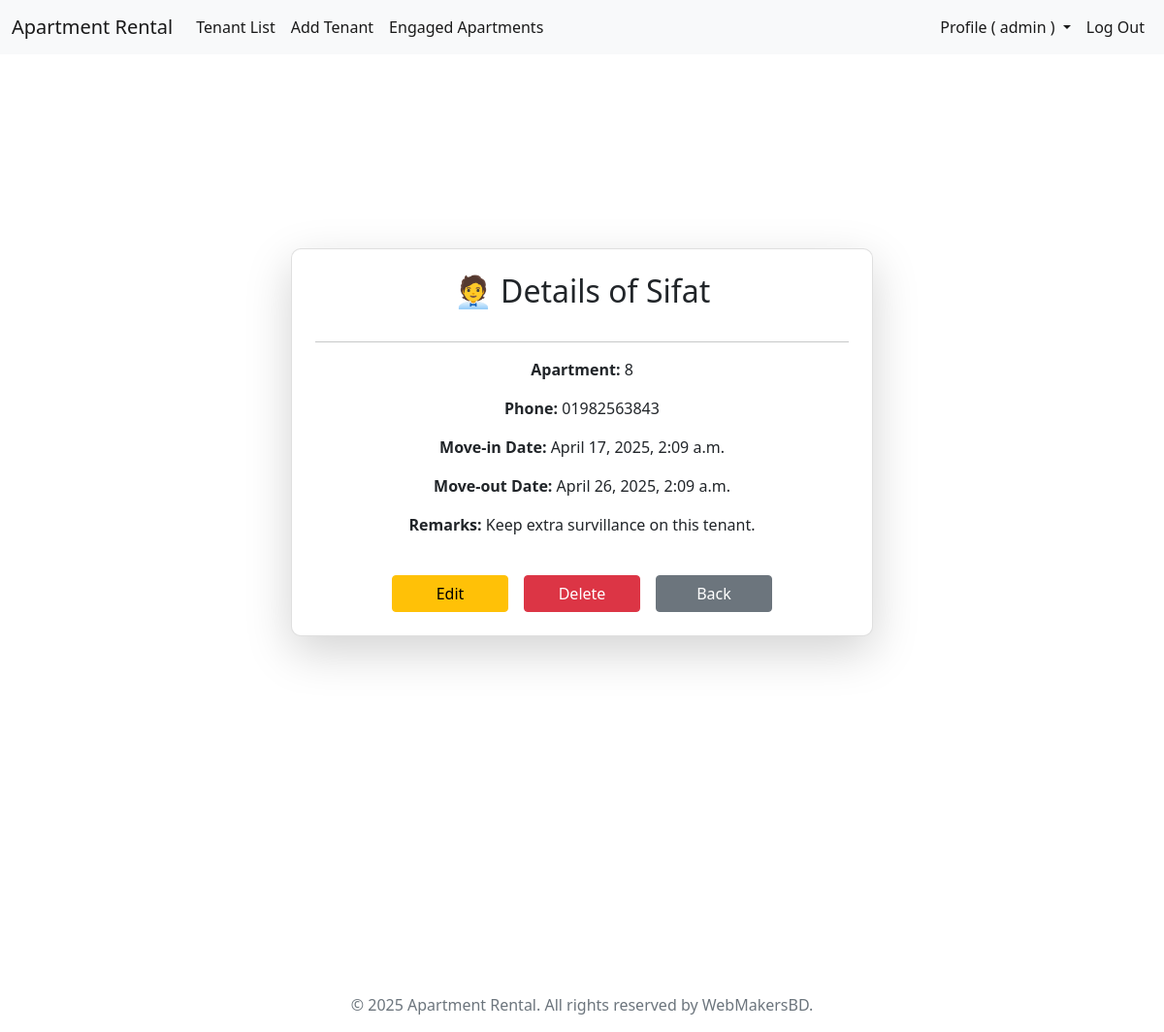
The page /tenant/39/ (signed in) on the database its author committed.
### tenants/models.py (models this page shows, shortened)
class Tenant(models.Model):
    choices = [
        ('will_arrive', 'Will Arrive'),
        ('living', 'Living'),
        ('moved_out', 'Moved Out'),
    ]
    name = models.CharField(max_length=50)
    contact = models.CharField(max_length=15)
    apartment = models.ForeignKey(Apartment, on_delete=models.CASCADE)
    move_in_date = models.DateTimeField()
    move_out_date = models.DateTimeField(null=True, blank=True)
    remarks = models.TextField(blank=True, null=True, help_text="Additional details about the tenant.")
    status = models.CharField(max_length=15, choices=choices,)

class Apartment(models.Model):
    number = models.PositiveIntegerField(unique=True)
    is_booked = models.BooleanField(default=False)

### tenants/views.py (the view)
# urls.py: path('tenant/<int:tenant_id>/', tenant_details, name='tenant_details'),
def tenant_details(request, tenant_id):
    user = request.user
    if user.is_authenticated and user.is_superuser:
        tenant = Tenant.objects.get(id=tenant_id)  # Fetch tenant by ID
        return render(request, 'tenants/tenant_details.html', {'tenant': tenant})
    else:
        messages.error(request, 'You have to log in as an Admin to access this page.')
        return redirect('login')

### templates/tenants/tenant_details.html (shortened to what this page needs)
{% extends 'base.html' %}
{% load static %}
{% block extra_head %}
    <link rel="stylesheet" href="{% static 'css/tenants/tenant_details.css' %}">
{% endblock %}
{% block content %}
<div class="d-flex justify-content-center align-items-center vh-100">
    <div class="card shadow-lg p-4 text-center">
        <h2 class="mb-3">🧑‍💼 Details of {{ tenant.name }}</h2>
        <hr>
        <p><strong>Apartment:</strong> {{ tenant.apartment.number }}</p>
        <p><strong>Phone:</strong> {{ tenant.contact }}</p>
        <p><strong>Move-in Date:</strong> {{ tenant.move_in_date }}</p>
        <p><strong>Move-out Date:</strong> {{ tenant.move_out_date|default:"N/A" }}</p>
        <p><strong>Remarks:</strong> {{ tenant.remarks }}</p>
        <div class="mt-4 btn-container">
            <a href="{% url 'edit_tenant' tenant.id %}" class="btn btn-warning mx-2">Edit</a>
            <a href="{% url 'delete_tenant' tenant.id %}" class="btn btn-danger mx-2">Delete</a>
            <a href="{% url 'tenant_list' %}" class="btn btn-secondary mx-2">Back</a>
        </div>
    </div>
</div>
{% endblock %}

### templates/base.html (shortened to what this page needs)
{% load static %}
<!DOCTYPE html>
<html lang="en">
  <head>
    <link
      href="https://cdn.jsdelivr.net/npm/bootstrap@5.0.2/dist/css/bootstrap.min.css"
      rel="stylesheet"
    />
    {% block extra_head %} {% endblock %}
  </head>
  <body>
    <header>
      <nav class="navbar navbar-expand-lg navbar-light bg-light">
        <div class="container-fluid">
            <a class="navbar-brand" href="{% url 'tenant_list' %}">Apartment Rental</a>
            <div class="collapse navbar-collapse" id="navbarSupportedContent">
                <ul class="navbar-nav me-auto mb-2 mb-lg-0">
                    <li class="nav-item">
                        <a class="nav-link active" aria-current="page" href="{% url 'tenant_list' %}">Tenant List</a>
                    </li>
                    <li class="nav-item">
                        <a class="nav-link active" href="{% url 'add_tenant' %}">Add Tenant</a>
                    </li>
                    <li class="nav-item">
                      <a class="nav-link active" href="{% url 'engaged_apartments' %}">Engaged Apartments</a>
                    </li>
                </ul>
                <ul class="navbar-nav ms-auto mb-2 mb-lg-0">
                    {% if user.is_authenticated %}
                    <li class="nav-item dropdown">
                      <a class="nav-link active dropdown-toggle" href="#" role="button" data-bs-toggle="dropdown" aria-expanded="false">
                       Profile ( {{ user.username }} )
                      </a>
                    </li>
                    <li class="nav-item">
                        <a class="nav-link active" href="{% url 'logout' %}">Log Out</a>
                    </li>
                    {% endif %}
                </ul>
            </div>
        </div>
    </nav>
    </header>
    <main>
      {% block content %}
      {% endblock %}
    </main>
    <br /><br /><br /><br /><br /><br /><br />
    <footer class="footer text-center text-muted">
      <p>&copy; 2025 Apartment Rental. All rights reserved by WebMakersBD.</p>
    </footer>
  </body>
</html>

### static/css/tenants/tenant_details.css (style rules this page uses)
.card { width: 50%; min-width: 350px; background: #ffffff; border-radius: 10px; box-shadow: 0px 4px 10px rgba(0, 0, 0, 0.1); }
.btn-container { display: flex; justify-content: center; flex-wrap: wrap; }
.btn { width: 120px; transition: all 0.3s ease-in-out; }

### rows shown on the page
Tenant: name "Sifat", apartment.number "8", contact "01982563843", move_in_date "April 17, 2025, 2:09 a.m.", move_out_date "April 26, 2025, 2:09 a.m.", remarks "Keep extra survillance on this tenant."

### other values the page prints
{{ user.username }} "admin"
